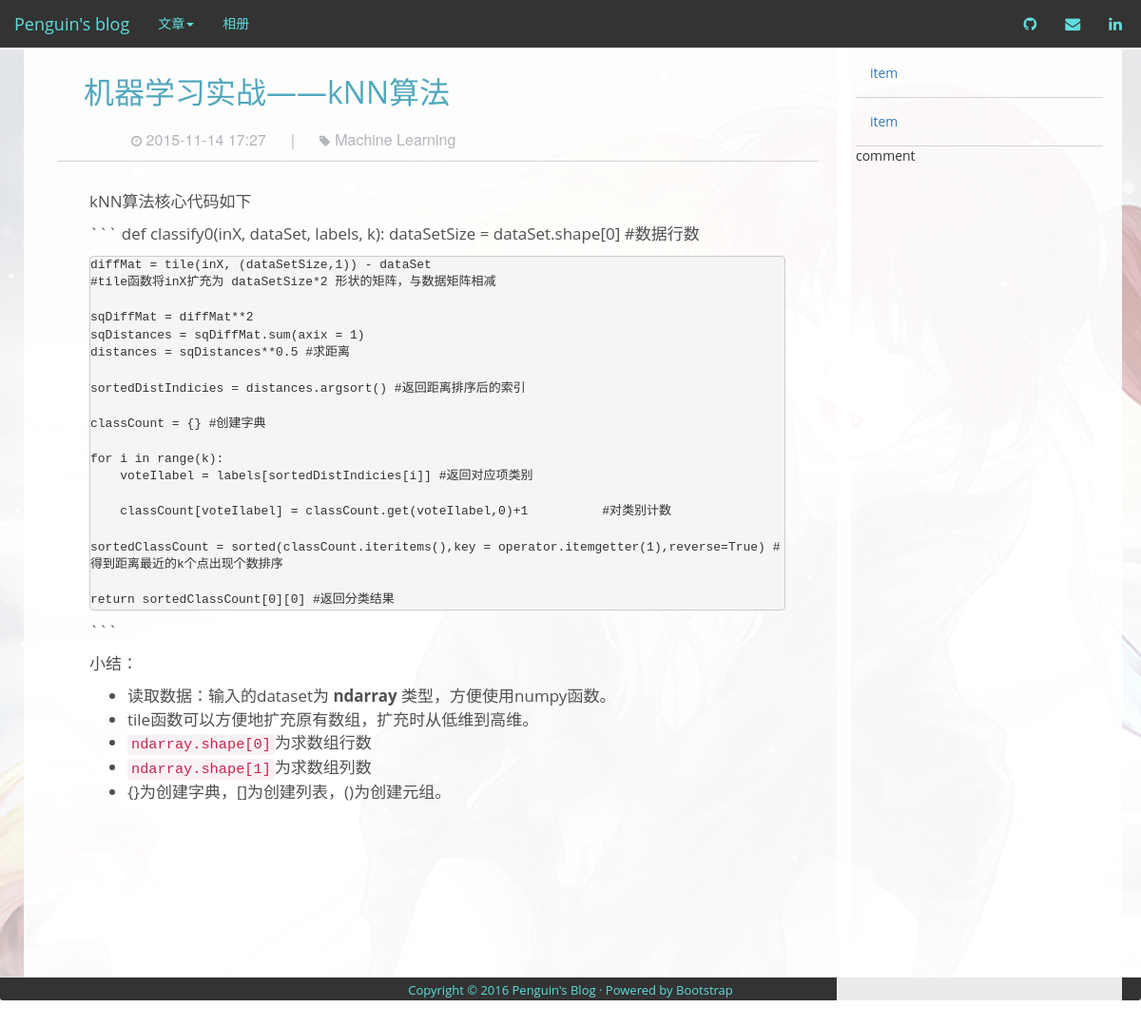
/post/1, run on the app's committed database.
### app/models.py (models this page shows)
class Post(db.Model):
    id = db.Column(db.Integer, primary_key=True)
    title = db.Column(db.String)
    body = db.Column(db.String)
    timestamp = db.Column(db.String)
    tag = db.Column(db.String)
    info = db.Column(db.String)
    body_markdown = db.Column(db.String)
    counter = db.Column(db.Integer)

### app/views.py (the view)
@app.route('/post/<post_id>')
def post(post_id):
    post = db.session.query(Post).filter(Post.id == post_id).first()
    html_txt = markdown.markdown(post.body_markdown)
    post.body = html_txt
    db.session.add(post)
    db.session.commit()
    return render_template('post.html',
                           post = post)

### app/views.py (called while the page is built)
@app.before_request #register a function to run before every request
def before_request():
    g.user = current_user
    if g.user.is_authenticated:
        g.user.last_seen = datetime.utcnow()
        db.session.add(g.user)
        db.session.commit()

### app/templates/post.html
{% extends "base.html" %}
{% block content %}
<div>
    <div class="post">
        <div class="post-header">
            <div class="post-title">{{post.title}}</div>
            <div class="post-header-buttom">
                <div class="post-timestamp"> {{post.timestamp}}</div>
                <div class="post-header-buttom-divider">|</div>
                <div class="post-tag">{{post.tag}}</div>
            </div>
        </div>
        <div class="post-body font-kai">
            {{post.body | safe}}
        </div>
    </div>
</div>
{% endblock %}

### app/static/custom.css (style rules this page uses)
body { z-index: 0; font-family: 'Open Sans','Helvetica Neue',Arial,'Hiragino Sans GB','Microsoft YaHei','WenQuanYi Micro Hei',sans-serif; }
.post { margin: 10px; padding: 10px; padding-bottom: 100px; }
.post-header, .post-body { padding-left: 2em; padding-right: 2em; }
.post-header { display: block; color: #333; margin: 0; line-height: 20px; border-bottom: solid 1px #cfd2d8; }
.post-title { display: block; font-size: xx-large; color: #52a8bc; font-weight: 500; }
.post-header-buttom { display: block; padding-left: 30px; padding-top: 10px; padding-bottom: 10px; min-height: 30px; }
.post-timestamp:before { font-family: FontAwesome; content: "\f017"; font-size: small; }
.post-tag:before { font-family: FontAwesome; content: "\f02b"; font-size: small; padding-right: 5px; }
.post-timestamp, .post-tag { display: inline-block; padding: 20px; padding-bottom: 0px; font-size: medium; font-family: "Helvetica Neue", Helvetica, Arial, sans-serif; color: #b2b5ba; }
.post-header-buttom-divider { display: inline-block; font-size: medium; color: #b2b5ba; }
.post-body { padding-top: 30px; padding-left: 2em; padding-right: 2em; font-size: 17px; font-weight: 400; color: #505050; }
pre { padding: 0px; }

### data on the page
Post: title "机器学习实战——kNN算法", timestamp "2015-11-14 17:27", tag "Machine Learning", body "kNN算法核心代码如下 ``` def classify0(inX, dataSet, labels, k): dataSetSize = dataSet.shape[0] #数据行数 diffMat = tile(inX, (dataSetSize,1)) - dataSet #tile函数将inX扩充为 dataSetSize*2 形状的矩阵，与数据矩阵相减 sqDiffMat = diffMat**2 sqDistances = sqDiffMat.sum(axix = 1) distances = sqDistances**0.5 #求距离 sortedDistIndicies = distances.argsort() #返回距离排序后的索引 classCount = {} #创建字典 for i in range(k): voteIlabel = labels[sortedDistIndicies[i]] #返回对应项类别 classCount[voteIlabel] = classCount.get(voteIlabel,0)+1 #对类别计数 sortedClassCount = sorted(classCount.iteritems(),key = operator.itemgetter(1),reverse=True) #得到距离最近的k个点出现个数排序 return sortedClassCount[0][0] #返回分类结果 ``` 小结： 读取数据：输入的dataset为 ndarray 类型，方便使用numpy函数。…"
